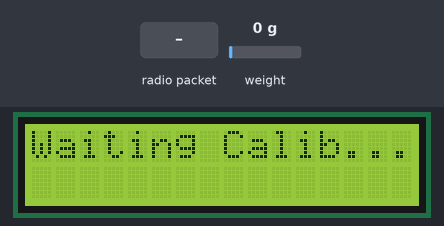
Bench run of a sketch on a simulated Arduino Uno, built with avr-gcc and run on an emulated ATmega328P. Shown: 16×2 character LCD. The test bench sets the inputs (shaded band); at power-on: weight on the scale 0 g. No radio packets arrive unless stated.

Above: at 4.3 s.
4.4 s: radio packet "CALIBRATE:" arrives
At 6.8 s:
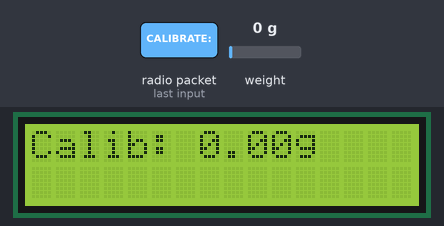
At 8.3 s:
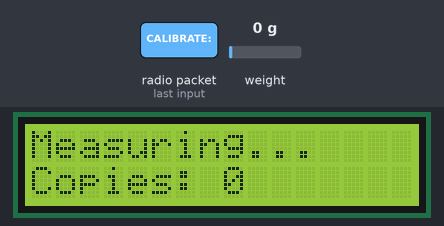
Timing chart, 0 to 9.8 s (numbered marks = the images above; inputs shaded):
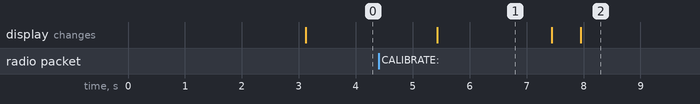

The sketch:

main.ino
```cpp
#include "config.h"
#include <Wire.h>
#include <LiquidCrystal_I2C.h>
#include <LoRa.h>
#include "HX711.h"

// Pin Definitions
#define LORA_SS 5          // LoRa SS pin
#define LORA_RST 14        // LoRa reset pin
#define LORA_DIO0 2        // LoRa DIO0 pin

#define LOADCELL_DOUT_PIN 4  // HX711 data pin
#define LOADCELL_SCK_PIN 15  // HX711 clock pin

// LCD Display
LiquidCrystal_I2C lcd(0x27, 16, 2); // I2C Address for LCD

// Weight Sensor
HX711 scale;

// Calibration Weight
float copyWeight = 1.0; // Default value (updated from Master)

// State Management
enum State { WAIT_CALIBRATION, MEASURE, SEND_DATA };
State currentState = WAIT_CALIBRATION;

// Bundle Data
float bundleWeight = 0.0;
int copyCount = 0;

void setup() {
  Serial.begin(115200);

  // Initialize LCD
  lcd.init();
  lcd.backlight();
  lcd.setCursor(0, 0);
  lcd.print("Initializing...");

  // Initialize LoRa
  LoRa.setPins(LORA_SS, LORA_RST, LORA_DIO0);
  if (!LoRa.begin(433E6)) {
    lcd.setCursor(0, 1);
    lcd.print("LoRa Failed!");
    while (1);
  }
  lcd.setCursor(0, 1);
  lcd.print("LoRa OK!");

  // Initialize Load Cell
  scale.begin(LOADCELL_DOUT_PIN, LOADCELL_SCK_PIN);
  if (!scale.is_ready()) {
    lcd.clear();
    lcd.print("LoadCell Error!");
    while (1);
  }
  scale.tare(); // Reset scale to 0

  delay(2000);
}

void loop() {
  switch (currentState) {
    case WAIT_CALIBRATION:
      waitForCalibration();
      break;
    case MEASURE:
      measureBundle();
      break;
    case SEND_DATA:
      sendDataToCentral();
      break;
  }
}

// ----------------------- Functions -----------------------

// Function: Wait for Calibration Data from Master
void waitForCalibration() {
  lcd.clear();
  lcd.print("Waiting Calib...");

  int packetSize = LoRa.parsePacket();
  if (packetSize) {
    String received = LoRa.readString();
    if (received.startsWith("CALIBRATE:")) {
      copyWeight = received.substring(10).toFloat();
      lcd.clear();
      lcd.print("Calib: ");
      lcd.print(copyWeight);
      lcd.print("g");
      delay(2000);
      currentState = MEASURE;
    }
  }
}

// Function: Measure Bundle Weight
void measureBundle() {
  lcd.clear();
  lcd.print("Measuring...");

  if (scale.is_ready()) {
    bundleWeight = scale.get_units(5); // Take average of 5 readings
    copyCount = (int)(bundleWeight / copyWeight); // Calculate copies

    lcd.setCursor(0, 1);
    lcd.print("Copies: ");
    lcd.print(copyCount);

    delay(2000); // Display for 2 seconds

    currentState = SEND_DATA;
  } else {
    lcd.setCursor(0, 1);
    lcd.print("Sensor Error!");
    delay(2000);
  }
}

// Function: Send Data to Central Computer
void sendDataToCentral() {
  lcd.clear();
  lcd.print("Sending Data...");

  String payload = "BUNDLE:";
  payload += String(bundleWeight) + ",";
  payload += String(copyCount);

  LoRa.beginPacket();
  LoRa.print(payload);
  LoRa.endPacket();

  lcd.setCursor(0, 1);
  lcd.print("Sent OK!");

  delay(2000);
  currentState = MEASURE; // Loop back to measure next bundle
}
```

config.h
```cpp
#ifndef CONFIG_H
#define CONFIG_H

// ----- LoRa Settings -----
#define LORA_SS 5          // LoRa SS pin
#define LORA_RST 14        // LoRa reset pin
#define LORA_DIO0 2        // LoRa DIO0 pin
#define LORA_FREQUENCY 433E6  // Frequency in MHz

// ----- Load Cell Settings -----
#define LOADCELL_DOUT_PIN 4  // HX711 data pin
#define LOADCELL_SCK_PIN 15  // HX711 clock pin

// ----- LCD Settings -----
#define LCD_I2C_ADDR 0x27  // I2C Address for LCD
#define LCD_COLUMNS 16     // Number of columns
#define LCD_ROWS 2         // Number of rows

// ----- Other Settings -----
#define DEFAULT_COPY_WEIGHT 1.0  // Default weight per copy in grams

#endif // CONFIG_H
```

Measured:
- after the input at 4.4 s, the display: changes after 1.0 s (image 1)
- what the display in image 1 shows lasts 2.0 s, from 5.4 s to 7.4 s
